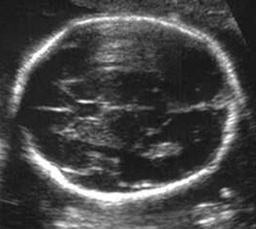
#> input picture test-image.jpg, 256 x 229 px, shrunk from 1080 x 967 before the run
$ python main.py
#> lines starting #> are read from the running program, lines starting #| are printed output that depends on the picture; after the words box and inside, x2 and y2 are one past the last pixel; in counts of white or black regions, pixels touching at a corner belong together
### feature.py
import matplotlib.pyplot as plt

from libs import np

kernelEdge = {
    'a': np.array([[1, -1],
                   [1, -1]]),

    'b': np.array([[1, 1],
                   [-1, -1]]),

    'c': np.array([[1, 1, -1],
                   [-1, -2, -1],
                   [-1, 1, 1]]),

    'd': np.array([[-1, -1, 1],
                   [1, -2, 1],
                   [1, -1, -1]])
}
kernelLine = {

    'a': np.array([[1, 1, 1],
                   [0, 0, 0],
                   [1, 1, 1]]),

    'b': np.array([[1, 0, 1],
                   [1, 0, 1],
                   [1, 0, 1]]),

    'c': np.array([[1, 1, 1, 1, 1, 1],
                   [1, 1, 1, 0, 0, 1],
                   [1, 1, 0, 0, 1, 1],
                   [1, 0, 0, 1, 1, 1],
                   [1, 1, 1, 1, 1, 1]]),

    'd': np.array([[1, 1, 1, 1, 1, 1],
                   [1, 0, 0, 1, 1, 1],
                   [1, 1, 0, 0, 1, 1],
                   [1, 1, 1, 0, 0, 1],
                   [1, 1, 1, 1, 1, 1]])
}
kernelCentreSurround = {

    'a': np.array([[1, 1, 1],
                   [1, 0, 1],
                   [1, 1, 1]]),

    'b': np.array([[1, 1, 1, 1, 1, 1],
                   [1, 1, 1, 1, 1, 1],
                   [1, 1, 0, 0, 1, 1],
                   [1, 1, 1, 1, 1, 1],
                   [1, 1, 1, 1, 1, 1]]),
}
kernelRectangle = {

    'a': np.array([[1, 0],
                   [0, 1]]),

    'b': np.array([[1, 1, 1, 1],
                   [0, 0, 0, 0],
                   [1, 1, 1, 1]])
}

sharpening_kernel = np.array([[-1, -1, -1],
                              [-1,  9, -1],
                              [-1, -1, -1]])

mean_kernel = np.array([[1, 1, 1],
                        [1, 1, 1],
                        [1, 1, 1]], dtype=np.float32) / 9
fig, axs = plt.subplots(4, max(len(kernelEdge), len(kernelLine), len(kernelCentreSurround), len(kernelRectangle)), figsize=(12, 10))

# Set titles for each row
axs[0, 0].set_title('Feature Edge')
axs[1, 0].set_title('Feature Line')
axs[2, 0].set_title('Feature Centre Surround')
axs[3, 0].set_title('Feature Rectangle')

# Helper function to plot kernels
def plot_kernels(row, kernel_dict):
    for i, (key, kernel) in enumerate(kernel_dict.items()):
        axs[row, i].imshow(kernel, cmap='gray')
        axs[row, i].set_title(f'Kernel {key}')
        axs[row, i].axis('off')

# Plot each category of kernels
plot_kernels(0, kernelEdge)
plot_kernels(1, kernelLine)
plot_kernels(2, kernelCentreSurround)
plot_kernels(3, kernelRectangle)

# Adjust layout and display the plot

plt.show()
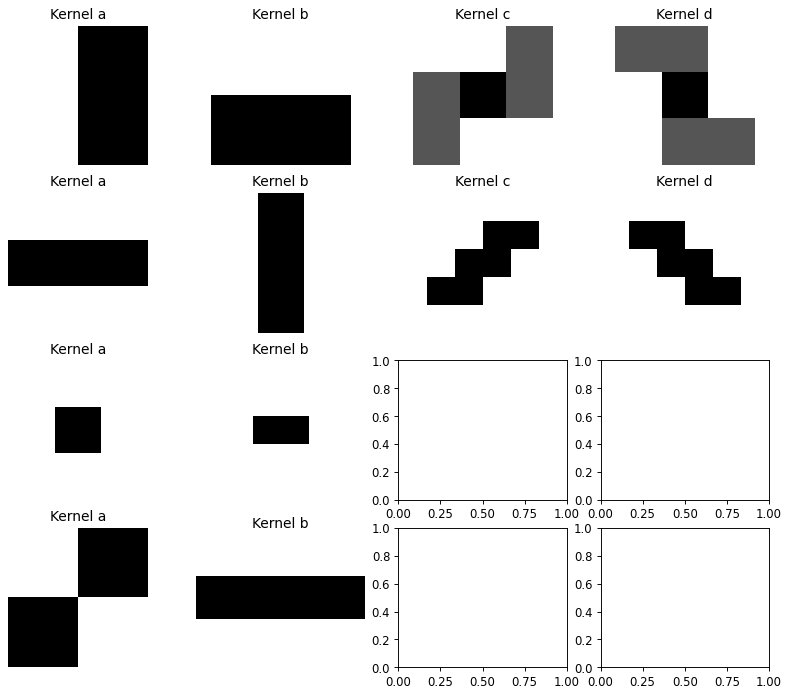
#> figure drawn by matplotlib, 12 panels

### Process.py
import matplotlib.pyplot as plt

from libs import *


class Preprocess:
    """
    This is Parent Class of ImageBinary Class
    -> Takes the image path and show the image
    """
    def __init__(self):
        pass

    @staticmethod
    def show_img(image: classmethod,title=None) -> None:
        plt.imshow(image,cmap='binary')
        plt.title(title)
        plt.show()

    @staticmethod
    def read_image(path: str, gray=True) -> classmethod:
        if path is not None:
            gray_image = io.imread(path, 'L')
            return gray_image
        else:
            return print("Image Path is not Valid")


class ImageBinary(Preprocess):
    """
    This is the children class and extends from the Preprocess class
    To Use this class we first call the Preprocess and then use this class
    """

    def __init__(self):
        Preprocess.__init__(self)

    @staticmethod
    def get_final_image(image: classmethod, skeleton=False, threshold=False) -> classmethod:
        """
        :param image: An Image array you want to use
        :param skeleton: False by default
        :param threshold: False by default
        :return: Final Image when this class is called
        """
        featured_image = ImageBinary.extract_feature(image)
        if threshold:
            threshold_image = ImageBinary.threshold(featured_image)
            final_image = ImageBinary.filter(threshold_image,skeleton=skeleton)
        else:
            final_image = ImageBinary.filter(featured_image, skeleton=skeleton)
        return final_image

    @staticmethod
    def extract_feature(image: classmethod) -> classmethod:
        """Extract the feature EDGE and CentreSurround"""

        # Feature EDGE
        sum1 = np.sum(ft.kernelEdge['d'])
        for i in range(2):
            image = cv.convolve2D(image, ft.kernelEdge['d'] / sum1, 1)

        # Feature CentreSurround
        sum2 = np.sum(ft.kernelCentreSurround['b'])
        for i in range(3):
            image = cv.convolve2D(image, ft.kernelCentreSurround['b'] / sum2, 2)

        Preprocess.show_img(image,title="Processed Image")
        return image

    @staticmethod
    def threshold(image: classmethod) -> classmethod:
        """ Thresholding to remove the not focused part from the image
         mostly used to create a binary image """

        img = cv2.convertScaleAbs(image)
        thresh = filters.threshold_otsu(img)
        binary = img > thresh
        Preprocess.show_img(binary,title="After thresholding and feature Extraction")
        return binary

    @staticmethod
    def filter(image: classmethod, skeleton=False) -> classmethod:
        """
        :param image:
        :param skeleton: True if you want only skeleton of the image
        :return: image
        """

        filter_array = morphology.disk(10)
        for i in range(2):
            image = morphology.opening(image, filter_array)
            image = morphology.closing(image, filter_array)
        if skeleton:
            image = skeletonize(image)
            image = morphology.closing(image, filter_array)
            Preprocess.show_img(image, title="Skeleton Image")
            return image
        else:
            Preprocess.show_img(image, title="Filtered Binary Image")
            return image

# [2 lines that do not run on import are left out]

### convolution.py
from libs import np


def convolve2D(image, kernel, padding=0, strides=1):
    # Cross Correlation
    kernel = np.flipud(np.fliplr(kernel))

    # Gather Shapes of Kernel + Image + Padding
    xKernShape = kernel.shape[0]
    yKernShape = kernel.shape[1]
    xImgShape = image.shape[0]
    yImgShape = image.shape[1]

    # Shape of Output Convolution
    xOutput = int(((xImgShape - xKernShape + 2 * padding) / strides) + 1)
    yOutput = int(((yImgShape - yKernShape + 2 * padding) / strides) + 1)
    output = np.zeros((xOutput, yOutput))

    # Apply Equal Padding to All Sides
    if padding != 0:
        imagePadded = np.zeros((image.shape[0] + padding*2, image.shape[1] + padding*2))
        imagePadded[int(padding):int(-1 * padding), int(padding):int(-1 * padding)] = image
        print(imagePadded)
    else:
        imagePadded = image

    # Iterate through image
    for y in range(image.shape[1]):
        # Exit Convolution
        if y > image.shape[1] - yKernShape:
            break
        # Only Convolve if y has gone down by the specified Strides
        if y % strides == 0:
            for x in range(image.shape[0]):
                # Go to next row once kernel is out of bounds
                if x > image.shape[0] - xKernShape:
                    break
                try:
                    # Only Convolve if x has moved by the specified Strides
                    if x % strides == 0:
                        output[x, y] = (kernel * imagePadded[x: x + xKernShape, y: y + yKernShape]).sum()
                except:
                    break

    return output

### find_center.py
from libs import *


# Helper function to convert polar coordinates to cartesian
def polar_to_cartesian(rho, theta):
    theta_rad = math.radians(theta)  # Convert angle from degrees to radians
    x = rho * math.cos(theta_rad)
    y = rho * math.sin(theta_rad)
    return int(x), int(y)


# Function to trace a line from the center and find the intersection with a back pixels
def trace_line_and_find_intersection(image, center, angle):
    max_distance = int(np.hypot(*image.shape))  # The diagonal of the image is the max distance
    for rho in range(1, max_distance):  # Start from 1 pixel away from the center
        x, y = polar_to_cartesian(rho, angle)
        x_centered = center[0] + x
        y_centered = center[1] - y  # Y-axis is inverted in image coordinates
        if x_centered < 0 or y_centered < 0 or x_centered >= image.shape[1] or y_centered >= image.shape[0]:
            continue  # Skip if the point is out of image boundaries
        if image[y_centered, x_centered] > 0:  # Check if the pixel is white
            return x_centered, y_centered
    return None


def get_centre(image: classmethod) -> list:
    """
    :param image: Should be a gray image
    :return:    [cX,cY,mV,mH]
                cx = X center
                cy = Y center
                mv = maximum vertical distance
                mh = maximum horizontal distance

    -> USED K-MEANS CLUSTERING TO FIND THE IMAGE CENTER
    -> USING THE CENTER POINT, MAP THE DISTANCE TO ALL THE POINTS IN THE IMAGE WHEN FIRST HIT,
    THEN RETURN THE MAXIMUM DISTANCE OF BOTH THE POINTS IN THE VERTICAL AND HORIZONTAL DIRECTION
    """

    if image is None:
        raise ValueError("The image could not be loaded.")

    # Identify the white pixels in the image
    white_pixels = np.column_stack(np.where(image > 0))

    # Apply K-means clustering to find the center of the white pixels
    kmeans = KMeans(n_clusters=1, random_state=42).fit(white_pixels)
    center = kmeans.cluster_centers_[0]
    center_x, center_y = center.astype(int)  # Convert to integer for pixel coordinates

    # Find the intersections with the white pixels for all angles
    valid_intersection_points = []
    for angle in range(360):
        intersection = trace_line_and_find_intersection(image, (center_x, center_y), angle)
        if intersection:
            valid_intersection_points.append(intersection)

    # Calculate the distances for the valid intersection points
    horizontal_distances = [abs(center_x - x) for x, y in valid_intersection_points]
    vertical_distances = [abs(center_y - y) for x, y in valid_intersection_points]

    horizontal_distances = [x for x in horizontal_distances if x > 0]
    vertical_distances = [x for x in vertical_distances if x > 0]

    # Determine the maximum distances
    max_horizontal_distance = np.max(np.array(horizontal_distances) if horizontal_distances else None)
    max_vertical_distance = np.max(np.array(vertical_distances) if vertical_distances else None)
    # [center_x - 61, center_y - 31, max_vertical_distance - 94, max_horizontal_distance - 9]
    # [center_x, center_y, max_vertical_distance, max_horizontal_distance]
    return [center_x - 61, center_y - 31, max_vertical_distance - 94, max_horizontal_distance - 9]

# # test case
# image = io.imread('skeleton.png',"L")
# print(get_centre(image))

# [2 lines that do not run on import are left out]

### draw_ellipse.py
from libs import *


def create_ellipse_array(horizontal_distance, vertical_distance, center, dimensions=(100, 100), border_width=3):
    # These are the semi-axes lengths (a and b)
    a = horizontal_distance
    b = vertical_distance

    # Center coordinates
    center_y, center_x = center

    # Creating a grid of points
    y, x = np.ogrid[:dimensions[0], :dimensions[1]]

    # Adjust coordinates relative to the center
    y = y - center_y
    x = x - center_x

    # Equation of the ellipse (x/a)^2 + (y/b)^2 = 1
    distance = (x / a)**2 + (y / b)**2

    # Define the border range
    lower_bound = 1 - border_width/a
    upper_bound = 1 + border_width/a

    # Creating an array for the ellipse border
    ellipse_border_array = np.zeros(dimensions)
    ellipse_border_array[(distance > lower_bound) & (distance < upper_bound)] = 1

    return ellipse_border_array

# [4 lines left out: function display_ellipse, not called in this run]

def overlay_ellipse_on_image(image, ellipse_array):
    # Create an RGB image with the same shape as the input grayscale image
    overlay_image = np.stack([image, image, image], axis=-1)

    # Assuming the ellipse array contains 0s and 1s
    # Here we set the ellipse pixels to red (255, 0, 0) on the image
    overlay_image[ellipse_array == 1] = [255, 0, 0]
    return overlay_image


# [2 lines that do not run on import are left out]

# [10 lines of commented-out code are left out]

### main.py
from libs import *
from Process import Preprocess, ImageBinary
from find_center import get_centre
from draw_ellipse import create_ellipse_array,overlay_ellipse_on_image


"""
UseCase: Fetal Head Detection using the image processing
Author : Jay Kareliya
About : Graduate Student at Concordia University
Team members : 1) Jay Kareliya - (40195706)
               2) Kathan Prajapati - (40255893)
               3) Twinkal Christian - (40255894)
"""


class Runner:
    """
    Main Class to execute the all the steps
    """
    def __init__(self, path: str) -> None:
        self.path = path

        # get the original image, preprocess it and show it
        original_image = Preprocess().read_image(self.path, gray=True)
        Preprocess().show_img(original_image,"Original Image Gray Scale")

        # feature extract and convert it to skeleton
        skeleton_image = ImageBinary.get_final_image(image=original_image, skeleton=True, threshold=True)

        # find the center of the ellipse and try to fit in the image provided
        cx,cy,mV,mH = get_centre(skeleton_image)
        print(f"Centre X, {cx} \n Centre Y, {cy} \n Maximum vertical Distance , {mV} \n Maximum Horizontal Distance, {mH}")
        ellipse_array = create_ellipse_array(mH,mV,(cx,cy),original_image.shape)
        final_image = overlay_ellipse_on_image(original_image,ellipse_array)
        Preprocess.show_img(final_image,"Final Output")


if __name__ == '__main__':
    run = Runner('test-image.jpg')  # add path to the image
#> in read_image, gray_image is the input picture: shape (229, 256) float64; min 0.0706, max 1, mean 0.274
#> the loop in extract_feature, `for i in range(2):` made 2 passes
#> kernel in convolve2D on passes 1 to 2: [[0.5, 0.5, -0.5], [-0.5, 1, -0.5], [-0.5, 0.5, 0.5]], [[0.5, 0.5, -0.5], [-0.5, 1, -0.5], [-0.5, 0.5, 0.5]]
#> (printed output is left out)
#> pass 1, in extract_feature, `image = cv.convolve2D(image, ft.kernelEdge['d'] / sum1, 1)`:
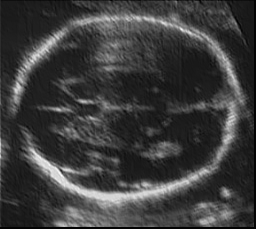
#> image: shape (229, 256) float64; min -0.0196, max 1.18, mean 0.27; drawn with min black and max white
#> the loop in extract_feature, `for i in range(3):` made 3 passes
#> (printed output is left out)
#> pass 1, in extract_feature, `image = cv.convolve2D(image, ft.kernelCentreSurround['b'] / sum2, 2)`:
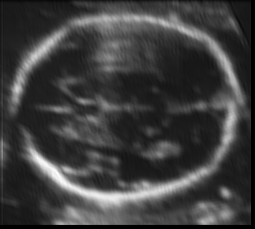
#> image: shape (229, 255) float64; min 0, max 1.07, mean 0.265; drawn with min black and max white
#> in threshold, `img = cv2.convertScaleAbs(image)`:
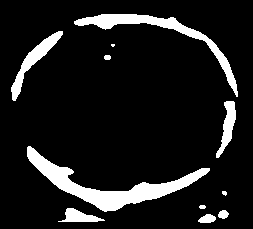
#> img: shape (229, 253); values 0 (black) and 1 (white), 11% white; 11 white regions (2 under 20 px), largest, box (x1, y1, x2, y2) and area: (27, 146, 210, 212) 2822, (74, 14, 238, 97) 1685, (11, 31, 63, 101) 786
#> in threshold, `thresh = filters.threshold_otsu(img)`: thresh = 0
#> the loop in filter, `for i in range(2):` made 2 passes
#> pass 1, in filter, `image = morphology.opening(image, filter_array)`:
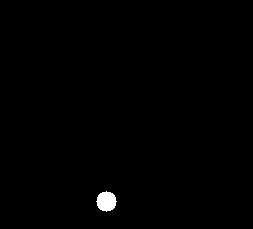
#> image: shape (229, 253) bool; 0.55% white; 1 white region, box (x1, y1, x2, y2) and area: (96, 191, 117, 212) 317
#> in filter, `image = skeletonize(image)`:
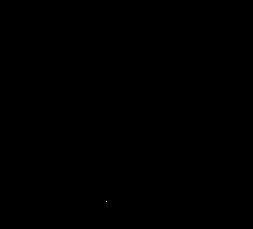
#> image: shape (229, 253) bool; 0% white in thin lines or dots, all inside (x1, y1, x2, y2) = (106, 201, 107, 202)
#> in get_centre, `white_pixels = np.column_stack(np.where(image > 0))`: white_pixels = [[201, 106]]
#> in get_centre, `center = kmeans.cluster_centers_[0]`: center = [201, 106]
#> in get_centre, `center_x, center_y = center.astype(int)`: center_x = 201; center_y = 106
#> after the loop in get_centre, `for angle in range(360):`: valid_intersection_points = [(106, 201)]
#> in get_centre, `horizontal_distances = [abs(center_x - x) for x, y in valid_intersecti..`: horizontal_distances = [95]
#> in get_centre, `max_horizontal_distance = np.max(np.array(horizontal_distances) if hor..`: max_horizontal_distance = 95
#> in __init__, `cx,cy,mV,mH = get_centre(skeleton_image)`: cx = 140; cy = 75; mV = 1; mH = 86
#| Centre X, 140
#|  Centre Y, 75
#|  Maximum vertical Distance , 1
#|  Maximum Horizontal Distance, 86
#> in create_ellipse_array, `b = vertical_distance`: b = 1
#> in create_ellipse_array, `center_y, center_x = center`: center_y = 140; center_x = 75
#> in create_ellipse_array, `y = y - center_y`: y = 229 values from -140 to 88
#> in create_ellipse_array, `distance = (x / a)**2 + (y / b)**2`:
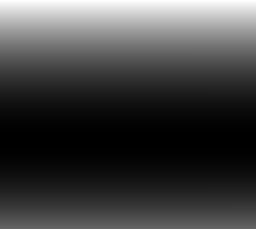
#> distance: shape (229, 256) float64; min 0, max 19604.4, mean 5047.1; drawn with min black and max white
#> in create_ellipse_array, `lower_bound = 1 - border_width/a`: lower_bound = 0.965
#> in create_ellipse_array, `upper_bound = 1 + border_width/a`: upper_bound = 1.03
#> in __init__, `ellipse_array = create_ellipse_array(mH,mV,(cx,cy),original_image.shape)`: ellipse_array: shape (229, 256) float64; values 0 (black) and 1 (white), 0.12% white in thin lines or dots, all inside (x1, y1, x2, y2) = (59, 139, 163, 142)
#> in overlay_ellipse_on_image, `overlay_image[ellipse_array == 1] = [255, 0, 0]`: overlay_image: shape (229, 256, 3) float64; mean of channels 0, 1, 2 0.6, 0.3, 0.3
